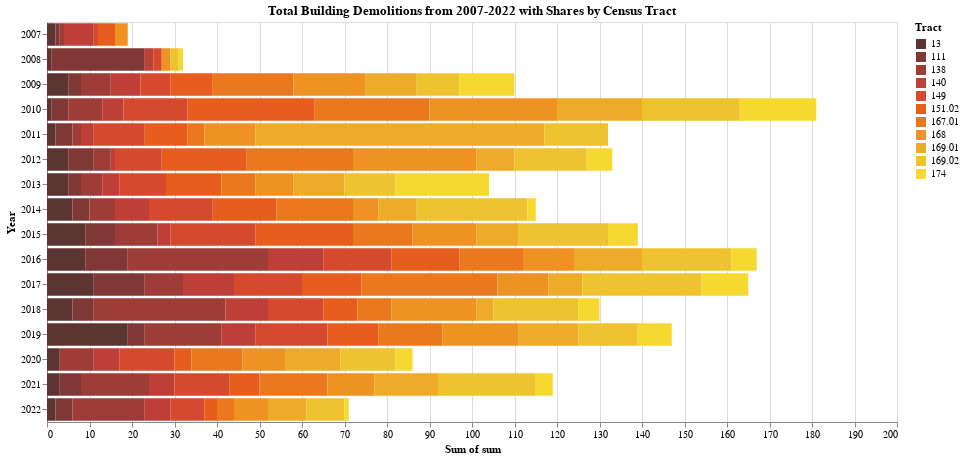

Here is the Vega-Lite specification saved for this chart:
### Vega-Lite specification from a JSON file in a GitHub repository (floating-point values rounded to 4 significant figures; data arrays with more than 128 entries replaced by an {"elided": "..."} marker saying what was removed)
{"config": {"view": {"continuousWidth": 400, "continuousHeight": 300}}, "data": {"name": "data-1881f801fe22101110e01205c856825a"}, "mark": "bar", "encoding": {"color": {"field": "Tract", "scale": {"scheme": "darkred"}, "type": "nominal"}, "tooltip": [{"field": "Year", "type": "quantitative"}, {"field": "Tract", "type": "quantitative"}, {"aggregate": "sum", "field": "sum", "type": "quantitative"}], "x": {"aggregate": "sum", "field": "sum", "type": "quantitative"}, "y": {"field": "Year", "type": "nominal"}}, "height": 400, "title": "Total Building Demolitions from 2007-2022 with Shares by Census Tract", "width": 850, "$schema": "https://vega.github.io/schema/vega-lite/v4.17.0.json", "datasets": {"data-1881f801fe22101110e01205c856825a": {"elided": "166 records"}}}
